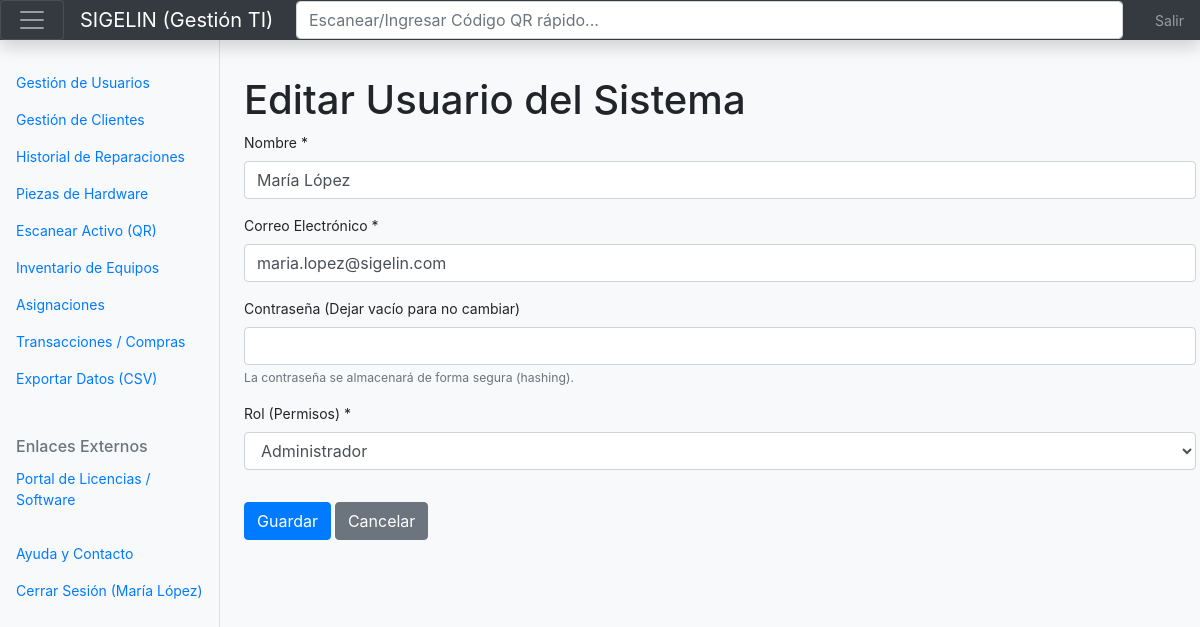
The app's page /form.php?edit_id=14 (signed in) with its own data.
### tables this page shows
CREATE TABLE IF NOT EXISTS `usuariosistema` (
  `id_usuario` int NOT NULL AUTO_INCREMENT,
  `nombre` varchar(200) NOT NULL,
  `correo_electronico` varchar(200) NOT NULL,
  `contrasena_hash` varchar(255) NOT NULL,
  `rol` varchar(50) DEFAULT 'empleado',
  PRIMARY KEY (`id_usuario`),
  UNIQUE KEY `correo_electronico` (`correo_electronico`)
);

### classes/user.php (called while the page is built, shortened)
<?php
require_once 'database.php';
class UsuarioSistema {
    private $conn;
    public function __construct() {
        $database = new Database();
        $this->conn = $database->dbConnection();
    }
    public function runQuery($sql) {
        return $this->conn->prepare($sql);
    }
}
?>

### classes/database.php (called while the page is built, shortened)
<?php
class Database {
    private $host = "root";
    private $dbName = "root";
    private $username = "root";
    private $password = "root";
    public function dbConnection() {
        $this->conn = null;
        try {
            $this->conn = new PDO(
                "mysql:host={$this->host};dbname={$this->dbName};charset=utf8",
                $this->username,
                $this->password
            );
            $this->conn->setAttribute(PDO::ATTR_ERRMODE, PDO::ERRMODE_EXCEPTION);
            $this->conn->setAttribute(PDO::ATTR_DEFAULT_FETCH_MODE, PDO::FETCH_ASSOC);
        } catch (PDOException $e) {
            error_log("Fallo la conexión a la BD: " . $e->getMessage());
            echo "Error interno de la aplicación. Por favor, contacte a soporte.";
            exit();
        }
        return $this->conn;
    }
}
?>

### form.php (the view, shortened to what this page needs)
<?php
require_once 'classes/user.php';
require_once 'classes/database.php';
$objUsuarioSistema = new UsuarioSistema();
if (isset($_GET['edit_id'])) {
    $id = $_GET['edit_id'];
    $stmt = $objUsuarioSistema->runQuery("SELECT id_usuario, nombre, correo_electronico, rol FROM usuariosistema WHERE id_usuario = :id");
    $stmt->execute([":id" => $id]);
    $rowUser = $stmt->fetch(PDO::FETCH_ASSOC);
} else {
    $id = null;
    $rowUser = ['id_usuario' => '', 'nombre' => '', 'correo_electronico' => '', 'rol' => ''];
}
?>
<!doctype html>
<html lang="es">
<?php require_once 'includes/head.php'; ?>
<body>
<?php require_once 'includes/header.php'; ?>
<div class="container-fluid">
    <div class="row">
        <?php require_once 'includes/sidebar.php'; ?>
        <main role="main" class="col-md-9 ms-sm-auto col-lg-10 px-4">
            <h1 class="mt-3"><?= ($id !== null ? 'Editar' : 'Agregar') ?> Usuario del Sistema</h1>
            <form method="post">
                <div class="form-group">
                    <label for="nombre">Nombre *</label>
                    <input class="form-control" type="text" name="nombre" id="nombre" value="<?= htmlspecialchars($rowUser['nombre']); ?>" required maxlength="200">
                </div>
                <div class="form-group">
                    <label for="correo_electronico">Correo Electrónico *</label>
                    <input class="form-control" type="email" name="correo_electronico" id="correo_electronico" value="<?= htmlspecialchars($rowUser['correo_electronico']); ?>" required maxlength="200">
                </div>
                <div class="form-group">
                    <label for="contrasena">Contraseña <?= ($id !== null ? '(Dejar vacío para no cambiar)' : '*') ?></label>
                    <input class="form-control" type="password" name="contrasena" id="contrasena" <?= ($id === null ? 'required' : ''); ?>>
                    <small class="form-text text-muted">La contraseña se almacenará de forma segura (hashing).</small>
                </div>
                <div class="form-group">
                    <label for="rol">Rol (Permisos) *</label>
                    <select class="form-control" name="rol" id="rol" required>
                        <option value="administrador" <?= ($rowUser['rol'] == 'administrador' ? 'selected' : '') ?>>Administrador</option>
                    </select>
                </div>
                <input class="btn btn-primary mb-2 mt-3" type="submit" name="btn_save" value="Guardar">
                <a href="index.php" class="btn btn-secondary mb-2 mt-3">Cancelar</a>
            </form>
        </main>
    </div>
</div>
</body>
</html>

### css/dashboard.css (style rules this page uses)
body { font-size: 0.875rem; background-color: #f8f9fa; }
@media (min-width: 768px) { main { margin-left: 220px; padding-top: 20px; } }

### records on screen
usuariosistema: nombre "María López", correo_electronico "maria.lopez@sigelin.com", rol "Administrador"

### other values on screen
$_SESSION['user_nombre'] "María López"
